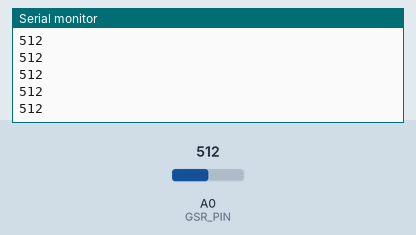
Simulated run of this sketch. Board: Arduino Uno, built with avr-gcc and run on an emulated ATmega328P. Shown: the last lines printed to the serial monitor. The test bench sets the inputs (shaded band); at power-on: A0 (GSR_PIN) = 512.

Above: at 2.2 s.
2.3 s: A0 (GSR_PIN) set to 716
At 2.59 s:
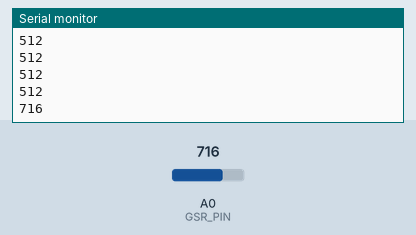
3.8 s: A0 (GSR_PIN) set to 900
At 3.99 s:
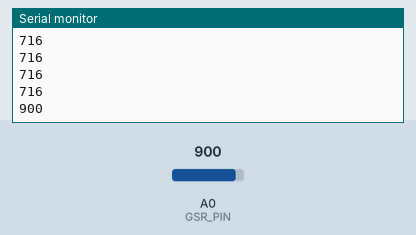
Timing chart, 0 to 6.8 s (numbered marks = the images above; inputs shaded):
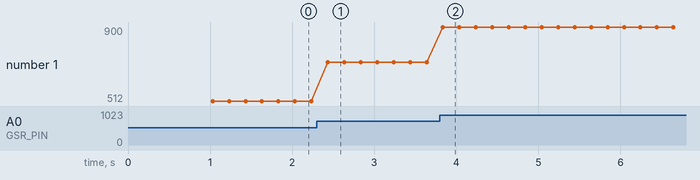

Measured:
- after the input at 2.3 s, the serial monitor: prints a new line after 0.13 s (image 1)
- after the input at 3.8 s, the serial monitor: prints a new line at once (image 2)
- plotted number 1: 512 → 716 after the input at 2.3 s, 716 → 900 after the input at 3.8 s

The sketch:

skin.ino
```cpp
const int GSR_PIN = A0;           // NodeMCU analog input
const int NUM_READINGS = 3;       // Number of samples per cycle

void setup() {
  Serial.begin(115200);           // Baud rate matching Flask
  delay(1000);                    // Allow time for Serial to stabilize
}

void loop() {
  long sum = 0;

  for (int i = 0; i < NUM_READINGS; i++) {
    sum += analogRead(GSR_PIN);   // Read 10-bit ADC (0–1023)
    delay(10);
  }

  int sensorValue = sum / NUM_READINGS;

  Serial.println(sensorValue);    // Send averaged value over Serial

  delay(200 - (NUM_READINGS * 10)); // Maintain ~200ms interval
}
```
